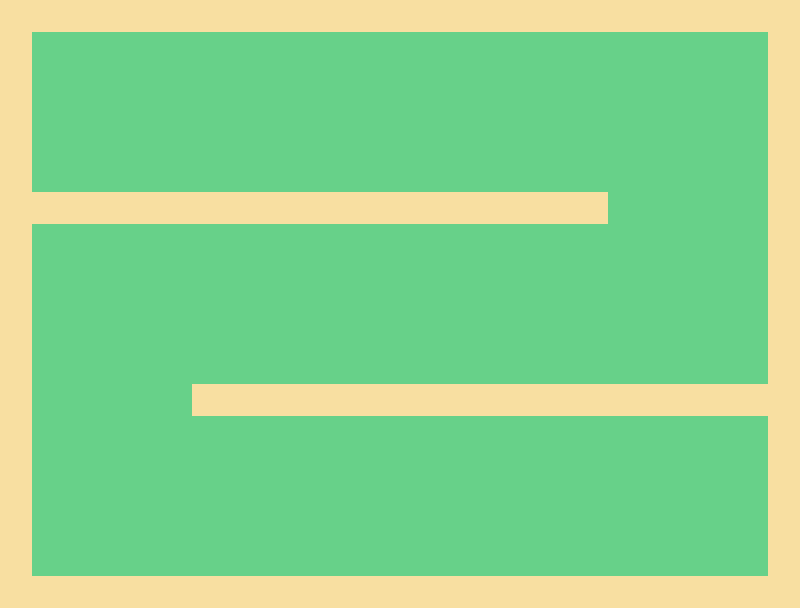

A 2D game scene composited from a Tiled map and its tileset images. What follows is a short description and the map's XML, with each tile layer's data collapsed to a summary:
An orthogonal 25x19 tile map with 32x32 px tiles, 2 tile layers (border, background) and 87 objects.

<map version="1.2" tiledversion="1.3.4" orientation="orthogonal" renderorder="right-down" width="25" height="19" tilewidth="32" tileheight="32" infinite="0" nextlayerid="7" nextobjectid="108">
 <editorsettings>
  <export target="level4.json" format="json" />
 </editorsettings>
 <tileset firstgid="1" name="golf_course" tilewidth="32" tileheight="32" tilecount="20" columns="4">
  <image source="tileset.png" width="128" height="160" />
 </tileset>
 <layer id="1" name="border" width="25" height="19">
  <data>[475 cells, 120 non-empty, 1 distinct tile ids]</data>
 </layer>
 <layer id="2" name="background" width="25" height="19">
  <data>[475 cells, 355 non-empty, 1 distinct tile ids]</data>
 </layer>
 <objectgroup id="3" name="hole">
  <object id="1" gid="15" x="640" y="512" width="32" height="32" />
 </objectgroup>
 <objectgroup id="4" name="water">
  <object id="2" gid="6" x="704" y="448" width="32" height="32" />
  <object id="3" gid="6" x="736" y="448" width="32" height="32" />
  <object id="4" gid="6" x="736" y="480" width="32" height="32" />
  <object id="5" gid="6" x="736" y="544" width="32" height="32" />
  <object id="6" gid="6" x="736" y="576" width="32" height="32" />
  <object id="7" gid="6" x="704" y="576" width="32" height="32" />
  <object id="8" gid="6" x="672" y="448" width="32" height="32" />
  <object id="9" gid="6" x="704" y="480" width="32" height="32" />
  <object id="10" gid="6" x="736" y="512" width="32" height="32" />
  <object id="11" gid="6" x="704" y="544" width="32" height="32" />
  <object id="12" gid="6" x="672" y="576" width="32" height="32" />
  <object id="29" gid="6" x="256" y="64" width="32" height="32" />
  <object id="30" gid="6" x="288" y="96" width="32" height="32" />
  <object id="31" gid="6" x="320" y="96" width="32" height="32" />
  <object id="32" gid="6" x="352" y="96" width="32" height="32" />
  <object id="33" gid="6" x="384" y="64" width="32" height="32" />
  <object id="34" gid="6" x="320" y="64" width="32" height="32" />
  <object id="35" gid="6" x="288" y="64" width="32" height="32" />
  <object id="36" gid="6" x="352" y="64" width="32" height="32" />
  <object id="37" gid="6" x="576" y="192" width="32" height="32" />
  <object id="38" gid="6" x="608" y="192" width="32" height="32" />
  <object id="39" gid="6" x="608" y="224" width="32" height="32" />
  <object id="40" gid="6" x="608" y="256" width="32" height="32" />
  <object id="41" gid="6" x="576" y="256" width="32" height="32" />
  <object id="42" gid="6" x="544" y="256" width="32" height="32" />
  <object id="43" gid="6" x="544" y="288" width="32" height="32" />
  <object id="44" gid="6" x="576" y="288" width="32" height="32" />
  <object id="45" gid="6" x="608" y="288" width="32" height="32" />
  <object id="46" gid="6" x="640" y="288" width="32" height="32" />
  <object id="47" gid="6" x="640" y="256" width="32" height="32" />
  <object id="48" gid="6" x="640" y="224" width="32" height="32" />
  <object id="49" gid="6" x="640" y="192" width="32" height="32" />
  <object id="50" gid="6" x="640" y="160" width="32" height="32" />
  <object id="51" gid="6" x="608" y="160" width="32" height="32" />
  <object id="52" gid="6" x="544" y="160" width="32" height="32" />
  <object id="53" gid="6" x="544" y="192" width="32" height="32" />
  <object id="54" gid="6" x="576" y="160" width="32" height="32" />
  <object id="55" gid="6" x="672" y="224" width="32" height="32" />
  <object id="56" gid="6" x="672" y="256" width="32" height="32" />
  <object id="57" gid="6" x="672" y="192" width="32" height="32" />
  <object id="60" gid="6" x="448" y="384" width="32" height="32" />
  <object id="61" gid="6" x="416" y="384" width="32" height="32" />
  <object id="62" gid="6" x="384" y="384" width="32" height="32" />
  <object id="63" gid="6" x="416" y="352" width="32" height="32" />
  <object id="64" gid="6" x="352" y="384" width="32" height="32" />
  <object id="65" gid="6" x="384" y="352" width="32" height="32" />
  <object id="66" gid="6" x="352" y="448" width="32" height="32" />
  <object id="67" gid="6" x="384" y="448" width="32" height="32" />
  <object id="68" gid="6" x="416" y="448" width="32" height="32" />
  <object id="69" gid="6" x="448" y="448" width="32" height="32" />
  <object id="70" gid="6" x="416" y="480" width="32" height="32" />
  <object id="71" gid="6" x="384" y="480" width="32" height="32" />
  <object id="72" gid="6" x="32" y="288" width="32" height="32" />
  <object id="73" gid="6" x="64" y="320" width="32" height="32" />
  <object id="74" gid="6" x="96" y="352" width="32" height="32" />
  <object id="75" gid="6" x="96" y="384" width="32" height="32" />
  <object id="76" gid="6" x="96" y="416" width="32" height="32" />
  <object id="77" gid="6" x="96" y="448" width="32" height="32" />
  <object id="78" gid="6" x="64" y="512" width="32" height="32" />
  <object id="79" gid="6" x="32" y="544" width="32" height="32" />
  <object id="80" gid="6" x="96" y="480" width="32" height="32" />
  <object id="81" gid="6" x="64" y="480" width="32" height="32" />
  <object id="82" gid="6" x="64" y="416" width="32" height="32" />
  <object id="83" gid="6" x="64" y="384" width="32" height="32" />
  <object id="84" gid="6" x="64" y="352" width="32" height="32" />
  <object id="85" gid="6" x="64" y="448" width="32" height="32" />
  <object id="86" gid="6" x="32" y="480" width="32" height="32" />
  <object id="87" gid="6" x="32" y="512" width="32" height="32" />
  <object id="88" gid="6" x="32" y="512" width="32" height="32" />
  <object id="89" gid="6" x="32" y="416" width="32" height="32" />
  <object id="90" gid="6" x="32" y="384" width="32" height="32" />
  <object id="91" gid="6" x="32" y="352" width="32" height="32" />
  <object id="92" gid="6" x="32" y="352" width="32" height="32" />
  <object id="93" gid="6" x="32" y="320" width="32" height="32" />
  <object id="94" gid="6" x="32" y="448" width="32" height="32" />
 </objectgroup>
 <objectgroup id="5" name="plate">
  <object id="95" gid="17" x="320" y="288" width="32" height="32" />
 </objectgroup>
 <objectgroup id="6" name="door">
  <object id="98" gid="12" x="160" y="416" width="32" height="32" />
  <object id="99" gid="12" x="128" y="416" width="32" height="32" />
  <object id="100" gid="6" x="160" y="576" width="32" height="32" />
  <object id="101" gid="6" x="192" y="576" width="32" height="32" />
  <object id="102" gid="6" x="224" y="576" width="32" height="32" />
  <object id="103" gid="6" x="192" y="544" width="32" height="32" />
  <object id="104" gid="6" x="224" y="544" width="32" height="32" />
  <object id="105" gid="6" x="256" y="576" width="32" height="32" />
  <object id="106" gid="6" x="288" y="576" width="32" height="32" />
  <object id="107" gid="6" x="256" y="544" width="32" height="32" />
 </objectgroup>
</map>
